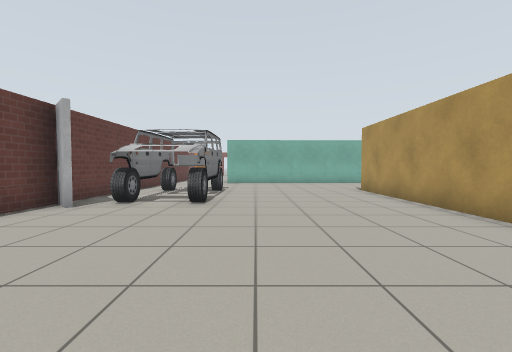
[1] (above)

16 first-person views from a walk through a robot-simulator world made for Gazebo. The camera is 0.94 m above the floor, tilts 2° down and sees 90° across. The lines on the ground mark 1 m squares. The floor is counted in squares, 1 m on a side. Each view is taken from the middle of a square. On the plan, view 1 faces up. The plan holds only what a view shows up to about 10 squares ahead; the rest is blank. The robots in the file are not drawn. Simple patterns stand in for the simulator's built-in surfaces. Some stock models are drawn as simple stand-ins.

[2]
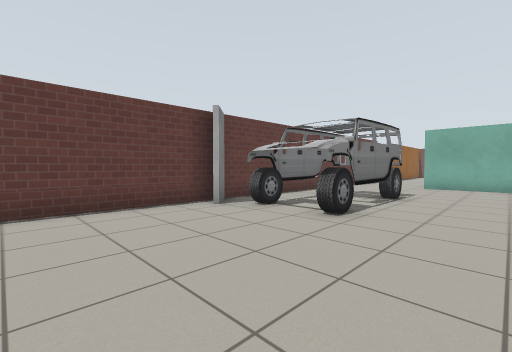

[3]
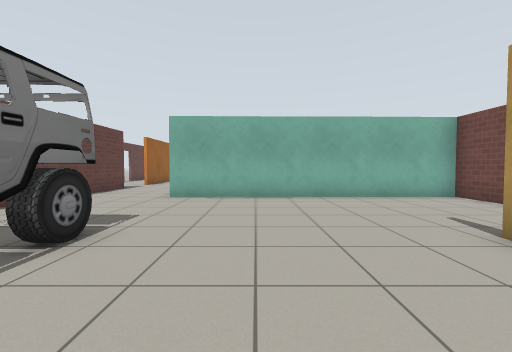

[4]
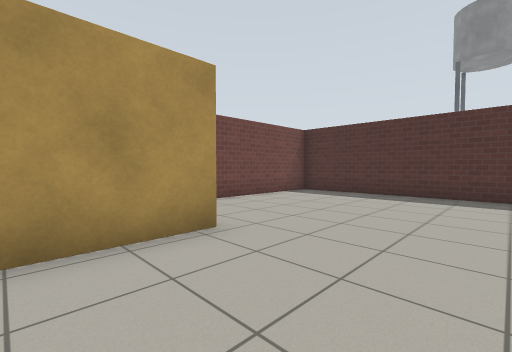

[5]
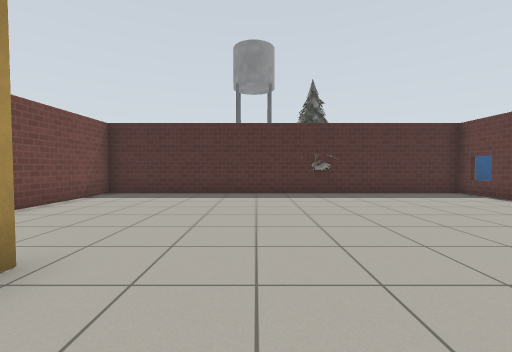

[6]
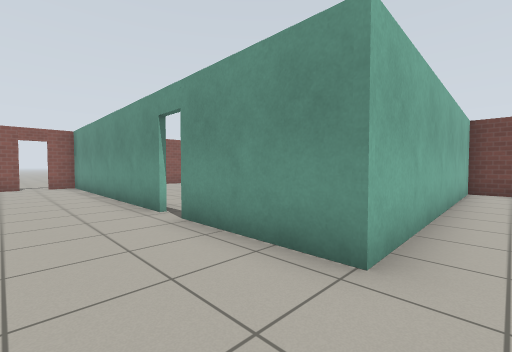

[7]
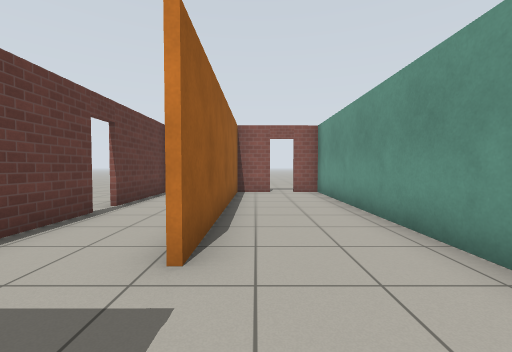

[8]
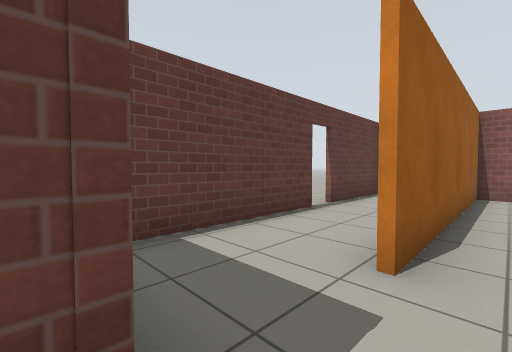

[9]
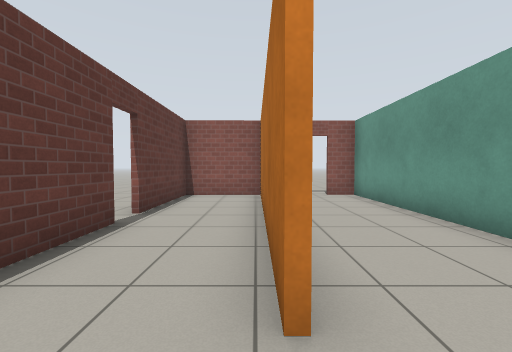

[10]
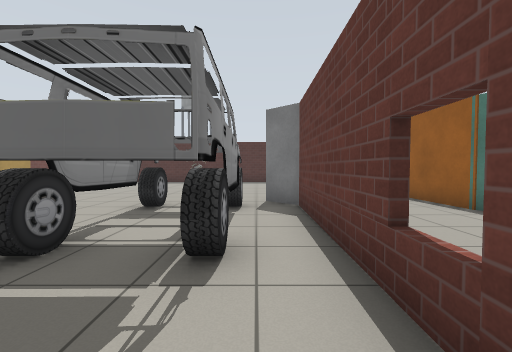

[11]
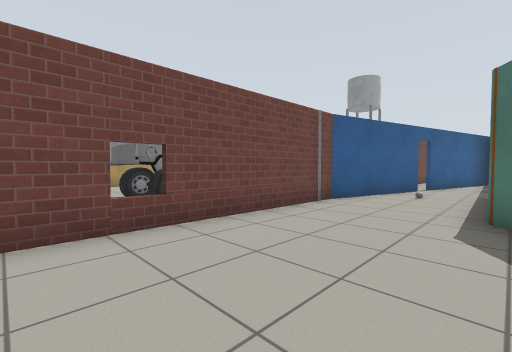

[12]
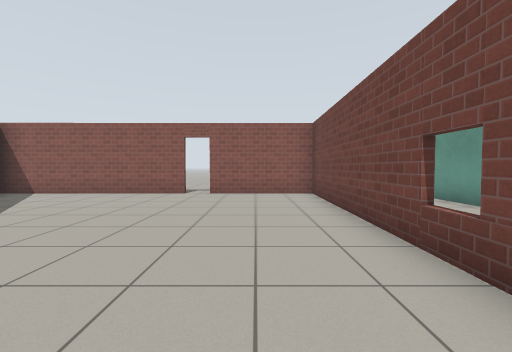

[13]
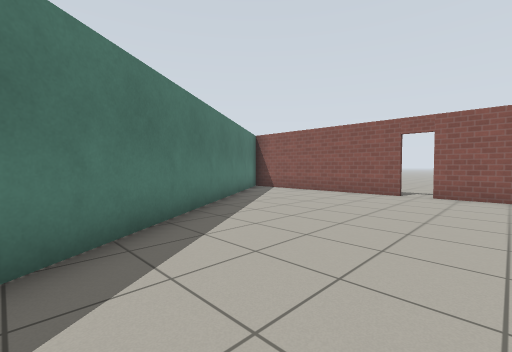

[14]
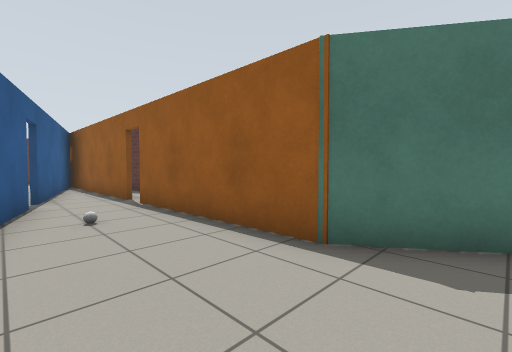

[15]
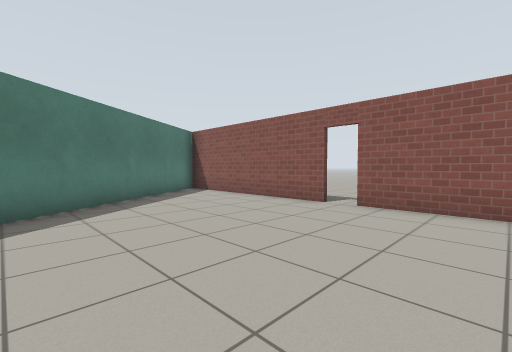

[16]
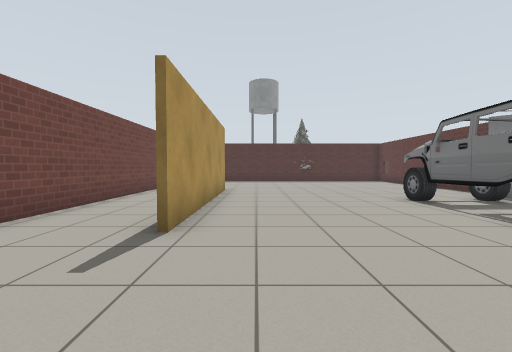

### Floor plan
Points are (right, up) in squares from view 1. A wall is a line through its corners. A room is listed if a view was taken in it or the views show most of it. See-through windows are left out.
Room 1 (views 1, 2, 3, 4, 5, 6, 7, 8, 9, 10, 16)
walls: (-5.1, 6.7) (-4.2, 5.9); (-5.1, 6.5) (-5.2, 1.9); (4.3, 3.5) (4.3, 10.4); (7.3, 4) (7.3, 9.9); (7.3, 13.4) (7.3, 15) (-1.7, 14.9) (-1.7, 18.4); (-5.2, -1.1) (-5.3, -3.2) (-0.6, -3.2); (0.4, -3.2) (7.3, -3.2) (7.3, 1.5); (-1.7, 19.1) (-1.7, 27.7); (-4.8, 18.4) (-5, 10.4); (-3.4, 27.6) (-4.9, 27.6); (-4.6, 27.7) (-4.8, 20.3)
ways out: opening at (-5, 19.5) to room 3; opening at (-4, 11) to room 4; open door at (-3, 28); open door at (-2, 19)
objects: car (-4, 6) to (-1, 11)
Room 2 (views 11, 12, 13, 14, 15)
walls: (-9.5, 18.1) (-16.2, 18.1); (-5.2, 5.9) (-5, 18.1) (-8.7, 18.1); (-4.3, 5.8) (-5.1, 6.5); (-15.4, 17) (-8.8, 7.4) (-8.6, 2.1); (-8.6, 1.3) (-8.4, -2.8); (-6.5, 1.4) (-5.2, 6.1); (-7.8, -3.4) (-6.7, 0.7)
ways out: open door at (-9, 1.5); open door at (-9, 18); open door at (-6.3, 1.3)
objects: other object (-7, 4)
Room 3 (no view inside)
walls: (-7.4, 23.4) (-7.4, 19.1); (-4.9, 20.3) (-4.8, 26.8); (-4.9, 27.6) (-7.4, 27.6) (-7.4, 24.1)
ways out: opening at (-5, 19.5) to room 1; open door at (-7.3, 23.7)
Room 4 (no view inside)
walls: (-5, 10.4) (-5.1, 6.7)
ways out: opening at (-4, 11) to room 1

Positions as (right, up) in squares from view 1, and headings:
1: (0, 0), facing up
2: (1, 2), facing up-left
3: (1, 7), facing up
4: (1, 6), facing down-right
5: (2, 6), facing down
6: (-4, 14), facing up-right
7: (-4, 18), facing up
8: (-4, 18), facing up-left
9: (-5, 19), facing up
10: (-4, 13), facing down
11: (-9, 13), facing down-right
12: (-7, 9), facing up
13: (-7, 9), facing up-left
14: (-6, 9), facing down-left
15: (-6, 12), facing up-left
16: (3, 14), facing down
